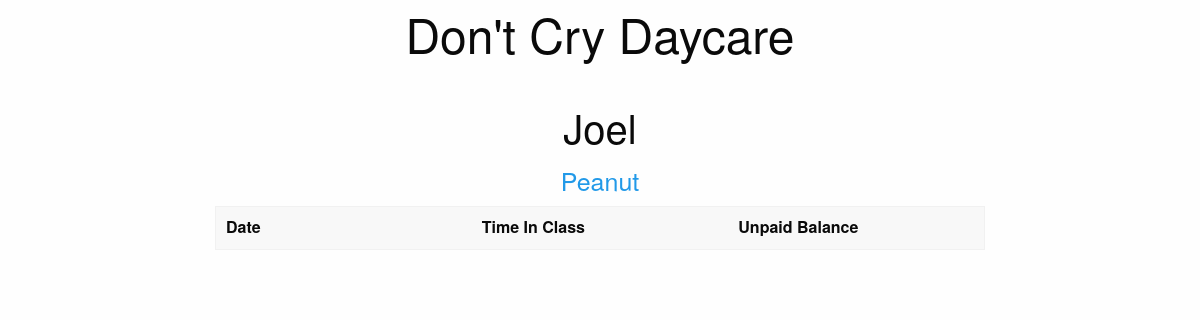
The page /checkin_log/4/ on the database as committed earlier.
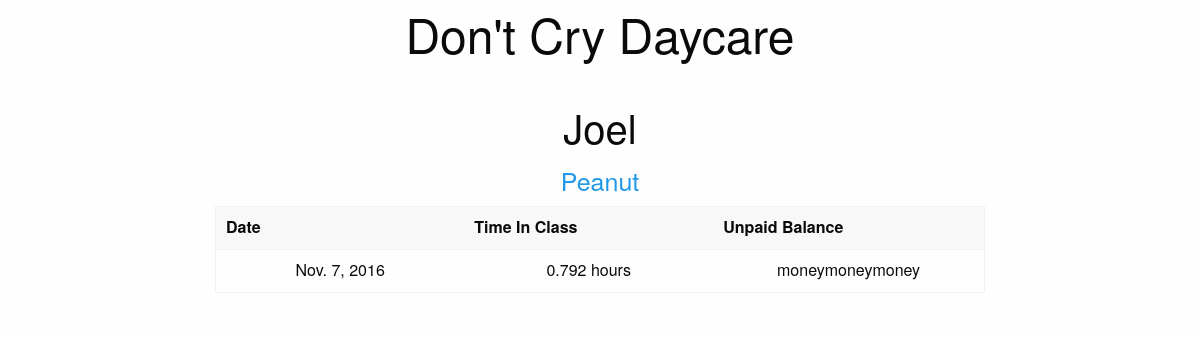
The same page on the database as committed later.
### app/models.py (models this page shows, shortened)
class CheckIn_Log(models.Model):
    child = models.ForeignKey(Child)
    drop_off = models.DateTimeField(auto_now_add=True)
    pick_up = models.DateTimeField(auto_now=False, null=True)
    in_class = models.BooleanField(default=False)
    class Meta:
        ordering = ('-drop_off',)
    @property
    def time_in_class(self):
        td = (self.pick_up - self.drop_off)
        return round(((td.seconds / 60) / 60), 3)

### app/views.py (the view)
# urls.py: url(r'^checkin_log/(?P<pk>\d+)/$', ChildCheckIn_LogListView.as_view(), name="child_checkin_log_list_view")
class ChildCheckIn_LogListView(ListView):
    template_name = "child_checkin_log.html"
    def get_context_data(self, **kwargs):
        context = super().get_context_data(**kwargs)
        context['child'] = Child.objects.get(id=self.kwargs['pk'])
        return context
    def get_queryset(self, **kwargs):
        child = Child.objects.get(id=self.kwargs['pk'])
        return CheckIn_Log.objects.filter(child=child)

### templates/child_checkin_log.html
{% extends 'base.html' %}
{% block content %}
<div class="row">
  <div class="large-8 medium-centered columns">
    <br>
    <h2>{{ child.parent }}</h2>
    <h4><a href="{% url 'child_update_view' child.id %}">{{ child.name }}</a></h4>
    <table>
      <thead>
        <tr>
          <th width="150">Date</th>
          <th width="150">Time In Class</th>
          <th width="150">Unpaid Balance</th>
        </tr>
      </thead>
      <tbody>
        {% for object in object_list %}
        <tr>
          <td>{{ object.drop_off.date }}</td>
          <td>{{ object.time_in_class }} hours</td>
          <td>moneymoneymoney</td>
        </tr>
        {% endfor %}
      </tbody>
    </table>
  </div>
</div>
{% endblock %}

Rows that differ between the two databases and show on the page:
added CheckIn_Log: drop_off "Nov. 7, 2016", time_in_class "0.792"
